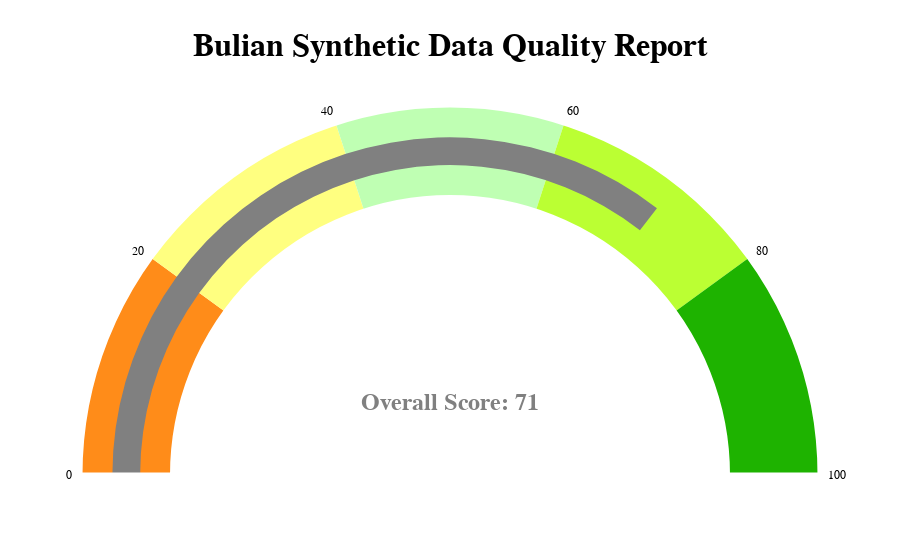
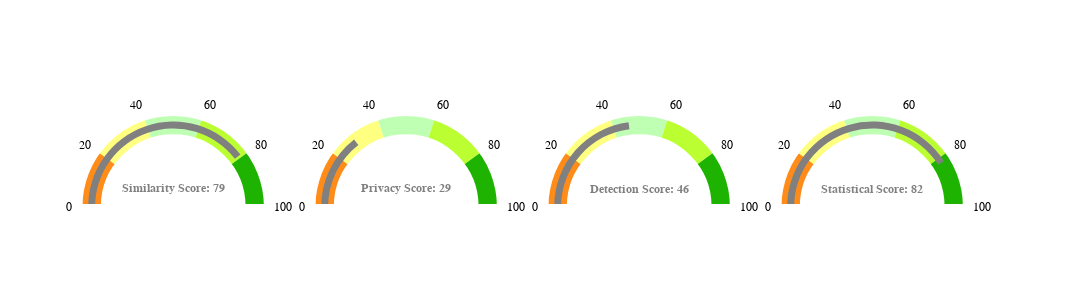

The code cell stored with these charts, in order, in its notebook:
### Markdown cell above
#### Report with privacy metrics

### Code cell
get_full_report(data, sample,discrete_columns,numeric_features, key_fields=['age','workclass','education'],sensitive_fields = ['income'])

### Figure 1 — Plotly figure (JSON) as saved in the notebook; plotly's stock layout.template omitted (floating-point values rounded to 4 significant figures)
{"data": [{"delta": {"font": {"size": 60}, "increasing": {"color": "white"}, "reference": 0}, "domain": {"x": [0, 1], "y": [0, 1]}, "gauge": {"axis": {"range": [null, 100], "tickcolor": "white", "tickwidth": 0}, "bar": {"color": "grey", "thickness": 0.3}, "bgcolor": "white", "bordercolor": "white", "borderwidth": 5, "steps": [{"color": "#FF8C19", "range": [0, 20]}, {"color": "#FFFF80", "range": [20, 40]}, {"color": "#BFFFB3", "range": [40, 60]}, {"color": "#BBFF33", "range": [60, 80]}, {"color": "#1EB300", "range": [80, 101]}], "threshold": {"line": {"color": "grey", "width": 4}, "thickness": 0, "value": 100}}, "mode": "gauge+number+delta", "number": {"font": {"color": "grey", "family": "'Oswald', sans-serif", "size": 24}, "prefix": "<b>Overall Score<b>: "}, "type": "indicator", "value": 71}], "layout": {"font": {"color": "black", "family": "'Oswald', sans-serif"}, "plot_bgcolor": "rgba(0,0,0,0)", "title": {"font": {"color": "black", "family": "'Oswald', sans-serif", "size": 32}, "text": "<b>Bulian Synthetic Data Quality Report<b>", "x": 0.5, "xanchor": "center", "y": 0.94, "yanchor": "top"}, "xaxis": {"range": [0, 1], "showgrid": false, "showticklabels": true}, "yaxis": {"range": [0, 1], "showgrid": false, "showticklabels": true}}}

### Figure 2 — Plotly figure (JSON) as saved in the notebook; plotly's stock layout.template omitted (floating-point values rounded to 4 significant figures)
{"data": [{"delta": {"font": {"size": 12}, "increasing": {"color": "white"}, "reference": 0}, "domain": {"x": [0, 0.2], "y": [0, 1]}, "gauge": {"axis": {"range": [null, 100], "tickcolor": "white", "tickwidth": 0}, "bar": {"color": "grey", "thickness": 0.3}, "bgcolor": "white", "bordercolor": "white", "borderwidth": 5, "steps": [{"color": "#FF8C19", "range": [0, 20]}, {"color": "#FFFF80", "range": [20, 40]}, {"color": "#BFFFB3", "range": [40, 60]}, {"color": "#BBFF33", "range": [60, 80]}, {"color": "#1EB300", "range": [80, 101]}], "threshold": {"line": {"color": "grey", "width": 6}, "thickness": 0, "value": 100}}, "mode": "gauge+number+delta", "number": {"font": {"color": "grey", "family": "'Oswald', sans-serif", "size": 12}, "prefix": "<b>Similarity Score<b>: "}, "type": "indicator", "value": 79}, {"delta": {"font": {"size": 12}, "increasing": {"color": "white"}, "reference": 0}, "domain": {"x": [0.25, 0.45], "y": [0, 1]}, "gauge": {"axis": {"range": [null, 100], "tickcolor": "white", "tickwidth": 0}, "bar": {"color": "grey", "thickness": 0.3}, "bgcolor": "white", "bordercolor": "white", "borderwidth": 5, "steps": [{"color": "#FF8C19", "range": [0, 20]}, {"color": "#FFFF80", "range": [20, 40]}, {"color": "#BFFFB3", "range": [40, 60]}, {"color": "#BBFF33", "range": [60, 80]}, {"color": "#1EB300", "range": [80, 101]}], "threshold": {"line": {"color": "grey", "width": 6}, "thickness": 0, "value": 100}}, "mode": "gauge+number+delta", "number": {"font": {"color": "grey", "family": "'Oswald', sans-serif", "size": 12}, "prefix": "<b>Privacy Score<b>: "}, "type": "indicator", "value": 29}, {"delta": {"font": {"size": 12}, "increasing": {"color": "white"}, "reference": 0}, "domain": {"x": [0.5, 0.7], "y": [0, 1]}, "gauge": {"axis": {"range": [null, 100], "tickcolor": "white", "tickwidth": 0}, "bar": {"color": "grey", "thickness": 0.3}, "bgcolor": "white", "bordercolor": "white", "borderwidth": 5, "steps": [{"color": "#FF8C19", "range": [0, 20]}, {"color": "#FFFF80", "range": [20, 40]}, {"color": "#BFFFB3", "range": [40, 60]}, {"color": "#BBFF33", "range": [60, 80]}, {"color": "#1EB300", "range": [80, 101]}], "threshold": {"line": {"color": "grey", "width": 6}, "thickness": 0, "value": 100}}, "mode": "gauge+number+delta", "number": {"font": {"color": "grey", "family": "'Oswald', sans-serif", "size": 12}, "prefix": "<b>Detection Score<b>: "}, "type": "indicator", "value": 46}, {"delta": {"font": {"size": 12}, "increasing": {"color": "white"}, "reference": 0}, "domain": {"x": [0.75, 0.95], "y": [0, 1]}, "gauge": {"axis": {"range": [null, 100], "tickcolor": "white", "tickwidth": 0}, "bar": {"color": "grey", "thickness": 0.3}, "bgcolor": "white", "bordercolor": "white", "borderwidth": 5, "steps": [{"color": "#FF8C19", "range": [0, 20]}, {"color": "#FFFF80", "range": [20, 40]}, {"color": "#BFFFB3", "range": [40, 60]}, {"color": "#BBFF33", "range": [60, 80]}, {"color": "#1EB300", "range": [80, 101]}], "threshold": {"line": {"color": "grey", "width": 6}, "thickness": 0, "value": 100}}, "mode": "gauge+number+delta", "number": {"font": {"color": "grey", "family": "'Oswald', sans-serif", "size": 12}, "prefix": "<b>Statistical Score<b>: "}, "type": "indicator", "value": 82}], "layout": {"autosize": false, "font": {"color": "black", "family": "'Oswald', sans-serif"}, "height": 300, "plot_bgcolor": "rgba(0,0,0,0)", "title": {"text": ""}, "width": 1200, "xaxis": {"range": [0, 1], "showgrid": false, "showticklabels": true}, "yaxis": {"range": [0, 1], "showgrid": false, "showticklabels": true}}}
